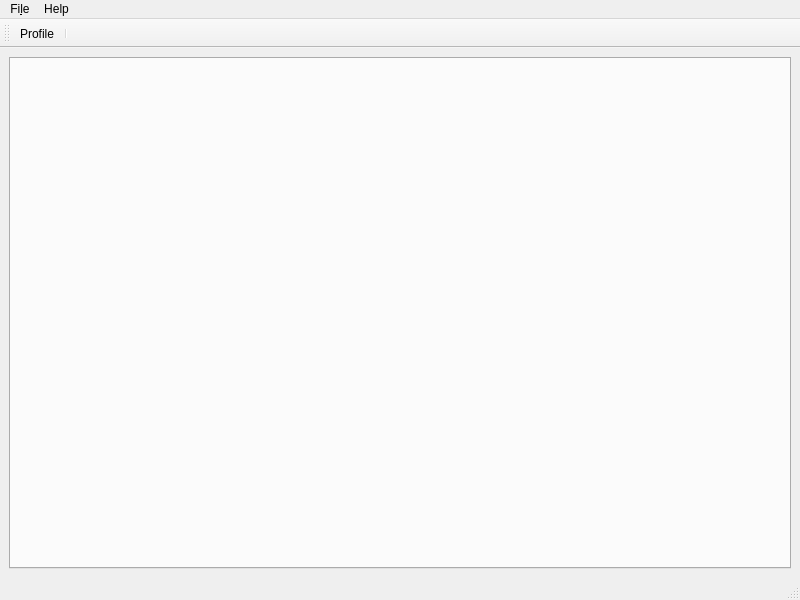
<?xml version="1.0" encoding="UTF-8"?>
<ui version="4.0">
 <class>MainWindow</class>
 <widget class="QMainWindow" name="MainWindow">
  <property name="geometry">
   <rect>
    <x>0</x>
    <y>0</y>
    <width>800</width>
    <height>600</height>
   </rect>
  </property>
  <property name="windowTitle">
   <string>MainWindow</string>
  </property>
  <widget class="QWidget" name="centralwidget">
   <layout class="QGridLayout" name="gridLayout">
    <item row="0" column="0">
     <widget class="QTabWidget" name="tabWidget">
      <property name="currentIndex">
       <number>-1</number>
      </property>
     </widget>
    </item>
   </layout>
  </widget>
  <widget class="QMenuBar" name="menubar">
   <property name="geometry">
    <rect>
     <x>0</x>
     <y>0</y>
     <width>800</width>
     <height>30</height>
    </rect>
   </property>
   <widget class="QMenu" name="menuFile">
    <property name="title">
     <string>Fi&amp;le</string>
    </property>
    <addaction name="actionImport_CSV"/>
    <addaction name="actionExport_CSV"/>
    <addaction name="separator"/>
    <addaction name="actionUpgrade_PMU_Firmware"/>
    <addaction name="separator"/>
    <addaction name="actionExit"/>
   </widget>
   <widget class="QMenu" name="menuHelp">
    <property name="title">
     <string>Help</string>
    </property>
    <addaction name="actionLynsyn_HW_information"/>
    <addaction name="separator"/>
    <addaction name="actionAbout"/>
   </widget>
   <addaction name="menuFile"/>
   <addaction name="menuHelp"/>
  </widget>
  <widget class="QStatusBar" name="statusbar"/>
  <widget class="QToolBar" name="toolBar">
   <property name="windowTitle">
    <string>toolBar</string>
   </property>
   <attribute name="toolBarArea">
    <enum>TopToolBarArea</enum>
   </attribute>
   <attribute name="toolBarBreak">
    <bool>false</bool>
   </attribute>
   <addaction name="actionProfile"/>
   <addaction name="separator"/>
  </widget>
  <action name="actionUpgrade_PMU_Firmware">
   <property name="text">
    <string>&amp;Upgrade PMU Firmware</string>
   </property>
  </action>
  <action name="actionAbout">
   <property name="text">
    <string>&amp;About</string>
   </property>
  </action>
  <action name="actionExit">
   <property name="text">
    <string>&amp;Exit</string>
   </property>
  </action>
  <action name="actionProfile">
   <property name="text">
    <string>Profile</string>
   </property>
  </action>
  <action name="actionImport_CSV">
   <property name="text">
    <string>&amp;Import CSV</string>
   </property>
  </action>
  <action name="actionExport_CSV">
   <property name="text">
    <string>Export &amp;CSV</string>
   </property>
  </action>
  <action name="actionLynsyn_HW_information">
   <property name="text">
    <string>Lynsyn HW information</string>
   </property>
  </action>
 </widget>
 <resources/>
 <connections>
  <connection>
   <sender>actionAbout</sender>
   <signal>triggered()</signal>
   <receiver>MainWindow</receiver>
   <slot>about()</slot>
   <hints>
    <hint type="sourcelabel">
     <x>-1</x>
     <y>-1</y>
    </hint>
    <hint type="destinationlabel">
     <x>399</x>
     <y>299</y>
    </hint>
   </hints>
  </connection>
  <connection>
   <sender>actionExit</sender>
   <signal>triggered()</signal>
   <receiver>MainWindow</receiver>
   <slot>close()</slot>
   <hints>
    <hint type="sourcelabel">
     <x>-1</x>
     <y>-1</y>
    </hint>
    <hint type="destinationlabel">
     <x>399</x>
     <y>299</y>
    </hint>
   </hints>
  </connection>
  <connection>
   <sender>actionProfile</sender>
   <signal>triggered()</signal>
   <receiver>MainWindow</receiver>
   <slot>profileEvent()</slot>
   <hints>
    <hint type="sourcelabel">
     <x>-1</x>
     <y>-1</y>
    </hint>
    <hint type="destinationlabel">
     <x>399</x>
     <y>299</y>
    </hint>
   </hints>
  </connection>
  <connection>
   <sender>actionImport_CSV</sender>
   <signal>triggered()</signal>
   <receiver>MainWindow</receiver>
   <slot>importCsv()</slot>
   <hints>
    <hint type="sourcelabel">
     <x>-1</x>
     <y>-1</y>
    </hint>
    <hint type="destinationlabel">
     <x>399</x>
     <y>299</y>
    </hint>
   </hints>
  </connection>
  <connection>
   <sender>actionExport_CSV</sender>
   <signal>triggered()</signal>
   <receiver>MainWindow</receiver>
   <slot>exportCsv()</slot>
   <hints>
    <hint type="sourcelabel">
     <x>-1</x>
     <y>-1</y>
    </hint>
    <hint type="destinationlabel">
     <x>399</x>
     <y>299</y>
    </hint>
   </hints>
  </connection>
  <connection>
   <sender>actionUpgrade_PMU_Firmware</sender>
   <signal>triggered()</signal>
   <receiver>MainWindow</receiver>
   <slot>upgrade()</slot>
   <hints>
    <hint type="sourcelabel">
     <x>-1</x>
     <y>-1</y>
    </hint>
    <hint type="destinationlabel">
     <x>399</x>
     <y>299</y>
    </hint>
   </hints>
  </connection>
  <connection>
   <sender>actionLynsyn_HW_information</sender>
   <signal>triggered()</signal>
   <receiver>MainWindow</receiver>
   <slot>showHwInfo()</slot>
   <hints>
    <hint type="sourcelabel">
     <x>-1</x>
     <y>-1</y>
    </hint>
    <hint type="destinationlabel">
     <x>399</x>
     <y>299</y>
    </hint>
   </hints>
  </connection>
 </connections>
 <slots>
  <slot>about()</slot>
  <slot>profileEvent()</slot>
  <slot>upgrade()</slot>
  <slot>importCsv()</slot>
  <slot>exportCsv()</slot>
  <slot>showHwInfo()</slot>
 </slots>
</ui>
